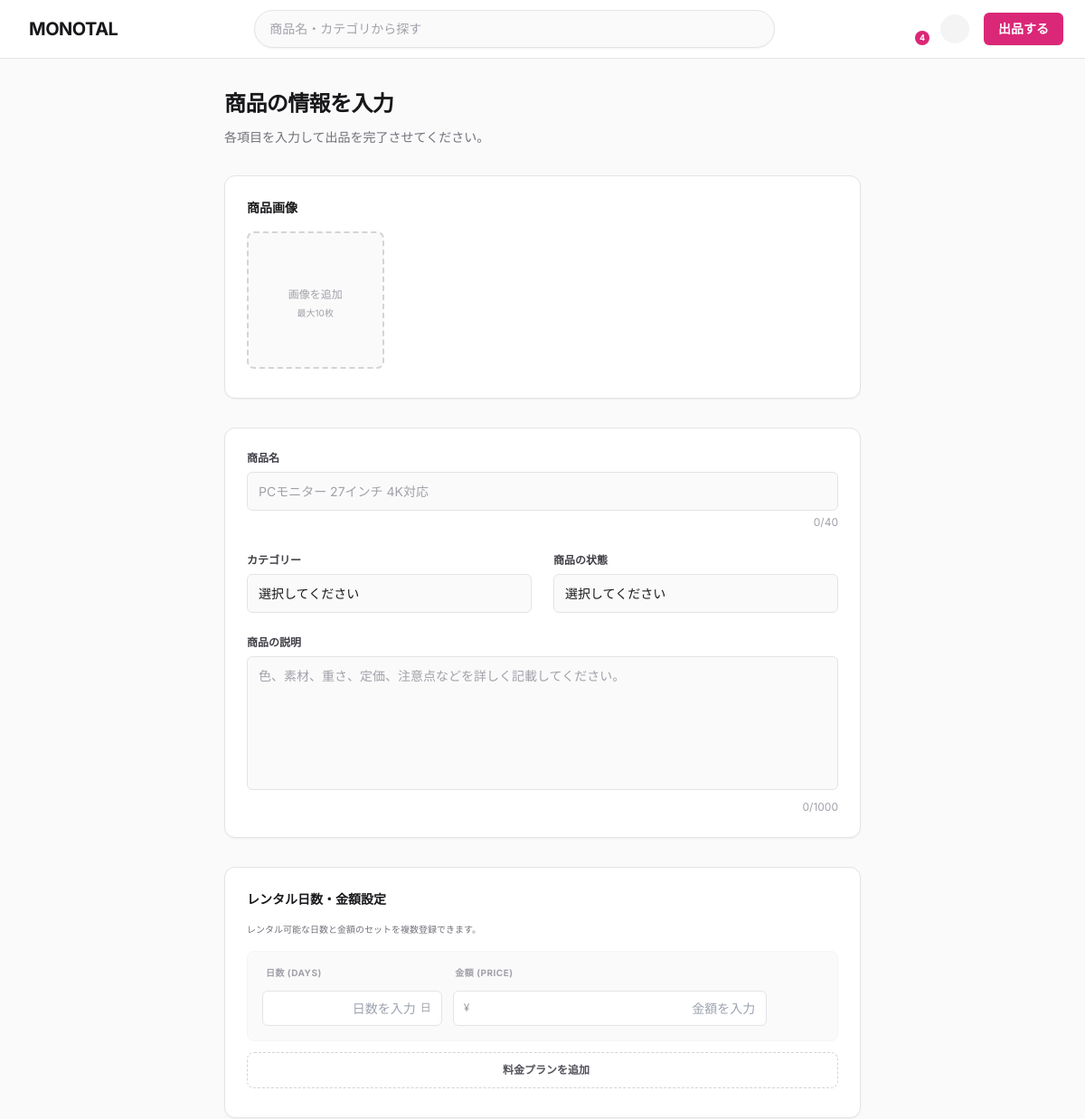
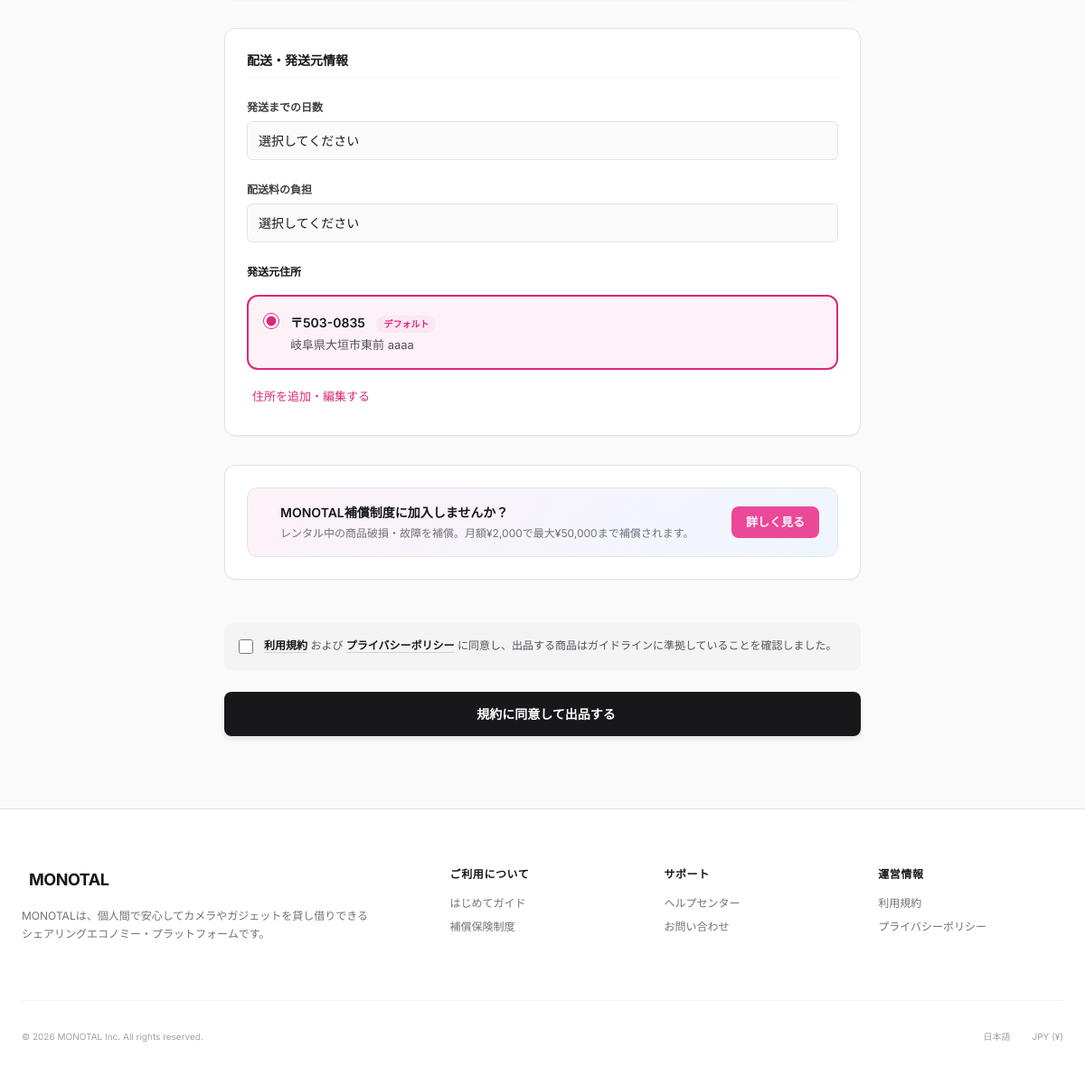
The app's page /monotal/sell/ (signed in) with its own data (2 pictures, top to bottom).
### monotal/models.py (models this page shows, shortened)
class UserAddress(models.Model):
    user_address_id = models.AutoField(primary_key=True)
    user = models.ForeignKey(
        User,
        on_delete=models.CASCADE,
        related_name='addresses',
        db_column='user_id'
    )
    postal_code = models.CharField(max_length=10, null=True, blank=True)
    prefecture = models.ForeignKey(
        Prefecture,
        on_delete=models.PROTECT,
        null=True,
        blank=True,
        db_column='prefecture_id'
    )
    city = models.CharField(max_length=100, null=True, blank=True)  # 市区町村・町域
    street_address = models.CharField(max_length=200, null=True, blank=True)  # 番地・建物名・部屋番号
    is_default = models.BooleanField(default=False)  # デフォルト住所フラグ
    register_datetime = models.DateTimeField(auto_now_add=True)
    update_datetime = models.DateTimeField(auto_now=True)
    class Meta:
        db_table = 'T_UserAddress'
        verbose_name = 'ユーザー住所'
        verbose_name_plural = 'ユーザー住所'

class Prefecture(models.Model):
    prefecture_id = models.AutoField(primary_key=True)
    prefecture_name = models.CharField(max_length=10, unique=True)
    prefecture_code = models.CharField(max_length=2, unique=True)  # 01-47のコード
    class Meta:
        db_table = 'M_Prefecture'
        verbose_name = '都道府県'
        verbose_name_plural = '都道府県'
        ordering = ['prefecture_id']

### monotal/views.py (the view, shortened to what this page needs)
class CreateSellView(View):
    def get(self, request, *args, **kwargs):
        if not request.user.is_authenticated:
            return redirect('/monotal/login/')
        if request.user.user_status_id != USER_STATUS_VERIFIED:
            return redirect('verification_required')
        if not BankAccount.objects.filter(user=request.user).exists():
            return redirect('bank_account_required')
        categories = ProductCategory.objects.filter(
            parent_product_category__isnull=True
        ).prefetch_related('subcategories')
        conditions = ProductCondition.objects.all()
        prefectures = Prefecture.objects.all()
        shipping_days_list = ShippingDays.objects.all()
        shipping_burdens = ShippingBurden.objects.all()
        user_addresses = UserAddress.objects.filter(
            user=request.user
        ).select_related('prefecture').order_by('-is_default', '-register_datetime')
        default_address = user_addresses.filter(is_default=True).first()
        has_bank_account = BankAccount.objects.filter(user=request.user).exists()
        has_insurance = InsuranceEnrollment.objects.filter(
            user=request.user,
            insurance_end_datetime__isnull=True
        ).exists()
        context = {
            'categories': categories,
            'conditions': conditions,
            'prefectures': prefectures,
            'shipping_days_list': shipping_days_list,
            'shipping_burdens': shipping_burdens,
            'user_addresses': user_addresses,
            'default_address': default_address,
            'has_bank_account': has_bank_account,
            'has_insurance': has_insurance,
        }
        return render(request, 'create_sell.html', context)

### monotal/context_processors.py (called while the page is built)
def rental_context(request):
    context = {
        'pending_rental_count': 0,
    }
    if request.user.is_authenticated:
        context['pending_rental_count'] = RentalRequest.objects.filter(
            requested_user=request.user,
            rental_request_status_id=1  # 申請中
        ).count()
    return context

def notification_context(request):
    context = {
        'unread_notification_count': 0,
    }
    if request.user.is_authenticated:
        target_notification_ids = NotificationTargetUser.objects.filter(
            user=request.user
        ).values_list('notification_id', flat=True)
        read_notification_ids = NotificationRead.objects.filter(
            user=request.user,
            notification_read_status_id=2  # 既読
        ).values_list('notification_id', flat=True)
        context['unread_notification_count'] = target_notification_ids.exclude(
            notification_id__in=read_notification_ids
        ).count()
    return context

### templates/create_sell.html (shortened to what this page needs)
{% extends 'base.html' %}
{% load static %}
{% block extra_css %}
<link rel="stylesheet" type="text/css" href="{% static 'css/create-sell.css' %}">
{% endblock %}
{% block content %}
<main class="sell-main">
    <div class="page-header">
        <h1 class="page-title">商品の情報を入力</h1>
        <p class="page-subtitle">各項目を入力して出品を完了させてください。</p>
    </div>
    <form id="sellForm" enctype="multipart/form-data">
        <section class="form-section">
            <label class="section-label">商品画像</label>
            <div class="image-grid" id="imageGrid">
                <div class="upload-box" id="uploadBox">
                    <span class="upload-text">画像を追加</span>
                    <span class="upload-limit">最大10枚</span>
                </div>
            </div>
        </section>
        <section class="form-section">
            <div class="form-group">
                <label class="input-label">商品名</label>
                <input type="text" id="productName" class="form-input" placeholder="PCモニター 27インチ 4K対応">
                <div class="char-count" id="nameCount">0/40</div>
            </div>
            <div class="form-row">
                <div class="form-group">
                    <label class="input-label">カテゴリー</label>
                    <div class="select-wrapper">
                        <select id="category" class="form-select">
                            <option value="" disabled selected>選択してください</option>
                        </select>
                    </div>
                </div>
                <div class="form-group">
                    <label class="input-label">商品の状態</label>
                    <div class="select-wrapper">
                        <select id="condition" class="form-select">
                            <option value="" disabled selected>選択してください</option>
                        </select>
                    </div>
                </div>
            </div>
            <div class="form-group">
                <label class="input-label">商品の説明</label>
                <textarea id="description" rows="6" class="form-textarea" placeholder="色、素材、重さ、定価、注意点などを詳しく記載してください。"></textarea>
                <div class="char-count" id="descCount">0/1000</div>
            </div>
        </section>
        <section class="form-section">
            <div class="section-header">
                <div>
                    <label class="section-label">レンタル日数・金額設定</label>
                    <p class="section-hint">レンタル可能な日数と金額のセットを複数登録できます。</p>
                </div>
            </div>
            <div class="rental-plans-container" id="rentalPlansContainer">
                <div class="rental-plans-header">
                    <div class="col-days">日数 (Days)</div>
                    <div class="col-price">金額 (Price)</div>
                    <div class="col-action"></div>
                </div>
                <div class="rental-plan-row" data-row-id="1">
                    <div class="col-days">
                        <input type="number" class="plan-input days-input" placeholder="日数を入力" min="1" max="3650">
                        <span class="input-suffix">日</span>
                    </div>
                    <div class="col-price">
                        <span class="input-prefix">¥</span>
                        <input type="number" class="plan-input price-input" placeholder="金額を入力" min="100" max="9999999">
                    </div>
                    <div class="col-action">
                        <button type="button" class="delete-plan-btn" disabled>
                        </button>
                    </div>
                </div>
            </div>
            <div class="add-plan-wrapper">
                <button type="button" id="addPlanBtn" class="add-plan-btn">
                    料金プランを追加
                </button>
            </div>
        </section>
        <section class="form-section">
            <label class="section-label section-border-bottom">配送・発送元情報</label>
            <div class="form-group">
                <label class="input-label">発送までの日数</label>
                <div class="select-wrapper">
                    <select id="shippingDays" class="form-select">
                        <option value="" disabled selected>選択してください</option>
                    </select>
                </div>
            </div>
            <div class="form-group">
                <label class="input-label">配送料の負担</label>
                <div class="select-wrapper">
                    <select id="shippingBurden" class="form-select">
                        <option value="" disabled selected>選択してください</option>
                    </select>
                </div>
            </div>
            <div class="address-selection">
                <div class="address-header">
                    <label class="input-label-bold">発送元住所</label>
                </div>
                {% if user_addresses %}
                <div class="address-list" id="addressList">
                    {% for address in user_addresses %}
                    <div class="address-card {% if address.is_default %}selected{% endif %}" data-address-id="{{ address.user_address_id }}">
                        <div class="address-radio">
                            <input type="radio" name="address_id" value="{{ address.user_address_id }}" {% if address.is_default %}checked{% endif %}>
                        </div>
                        <div class="address-content">
                            <span class="address-postal">〒{{ address.postal_code|slice:":3" }}-{{ address.postal_code|slice:"3:" }}</span>
                            {% if address.is_default %}
                            <span class="default-badge">デフォルト</span>
                            {% endif %}
                            <p class="address-text">{{ address.prefecture.prefecture_name }}{{ address.city }} {{ address.street_address }}</p>
                        </div>
                    </div>
                    {% endfor %}
                </div>
                <a href="{% url 'sell_address_manage' %}" class="address-manage-link">
                    住所を追加・編集する
                </a>
                {% endif %}
            </div>
        </section>
        {% if not has_insurance %}
        <section class="form-section">
            <div style="display: flex; align-items: center; gap: 16px; padding: 16px 20px; background: linear-gradient(135deg, #fdf2f8, #eff6ff); border: 1px solid #e4e4e7; border-radius: 12px;">
                <div style="flex: 1;">
                    <p style="font-size: 14px; font-weight: 600; color: #18181b; margin: 0 0 4px 0;">MONOTAL補償制度に加入しませんか？</p>
                    <p style="font-size: 12px; color: #71717a; margin: 0;">レンタル中の商品破損・故障を補償。月額¥2,000で最大¥50,000まで補償されます。</p>
                </div>
                <a href="{% url 'insurance_page' %}" style="display: inline-flex; align-items: center; gap: 6px; padding: 8px 16px; font-size: 13px; font-weight: 600; color: white; background: #ec4899; border-radius: 8px; text-decoration: none; white-space: nowrap; transition: background 0.2s;" onmouseover="this.style.background='#db2777'" onmouseout="this.style.background='#ec4899'">
                    詳しく見る
                </a>
            </div>
        </section>
        {% endif %}
        <div class="submit-section">
            <div class="terms-box">
                <div class="terms-checkbox-wrapper">
                    <input id="agreeTerms" type="checkbox" class="terms-checkbox">
                </div>
                <label for="agreeTerms" class="terms-label">
                    <a href="#" class="terms-link">利用規約</a> および
                    <a href="#" class="terms-link">プライバシーポリシー</a>
                    に同意し、出品する商品はガイドラインに準拠していることを確認しました。
                </label>
            </div>
            <button type="submit" id="submitBtn" class="submit-btn">
                規約に同意して出品する
            </button>
        </div>
    </form>
</main>
{% endblock %}

### templates/base.html (style rules this page uses)
body { font-family: 'Inter', sans-serif; }

### records on screen
UserAddress: is_default "☑", postal_code "503", postal_code "0835", shows "デフォルト", prefecture.prefecture_name "岐阜県", city "大垣市東前", street_address "aaaa"

### other values on screen
{{ unread_notification_count }} "4"
